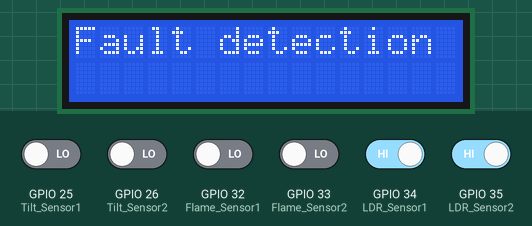
The sketch below on a simulated ESP32. Shown: 16×2 character LCD. The inputs (shaded band) are chosen by the test bench; at power-on: GPIO 34 (LDR_Sensor1), GPIO 35 (LDR_Sensor2) HIGH, GPIO 25 (Tilt_Sensor1), GPIO 26 (Tilt_Sensor2), GPIO 32 (Flame_Sensor1), GPIO 33 (Flame_Sensor2) LOW. WiFi joins after 1.5 s; servers stay silent unless stated; the modem accepts every AT command (registered, SIM ready, sends succeed) and sends nothing else; what the sketch prints to the serial monitor is not drawn.

Above: at 1.9 s.
At 5.0 s:
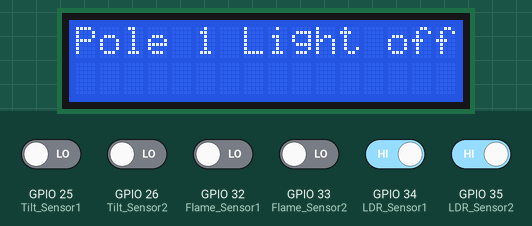
5.1 s: GPIO 35 (LDR_Sensor2) driven LOW
At 8.7 s:
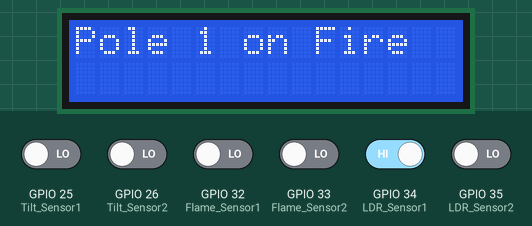
At 19.6 s:
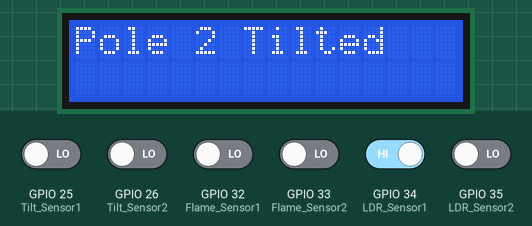
Timing chart, 0 to 19.9 s (numbered marks = the images above; inputs shaded):
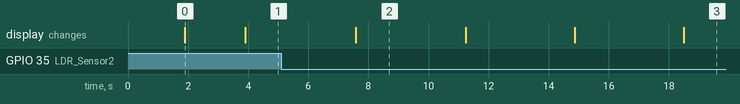

Measured:
- what the display in image 0 shows lasts 2.0 s, from 1.9 s to 3.9 s
- what the display in image 2 shows lasts 3.6 s, from 7.6 s to 11.2 s

The sketch:

Smart_pole.ino
```cpp
#define Flame_Sensor1 32
#define Flame_Sensor2 33

#define LDR_Sensor1 34
#define LDR_Sensor2 35

#define Tilt_Sensor1 25
#define Tilt_Sensor2 26

#include <BlynkSimpleEsp32.h>
#include <OneWire.h>
#include <LiquidCrystal_I2C.h>

#define BLYNK_TEMPLATE_ID "YOUR_BLYNK_TEMPLATE_ID"
#define BLYNK_TEMPLATE_NAME "YOUR_BLYNK_TEMPLATE_NAME"
#define BLYNK_AUTH_TOKEN "YOUR_BLYNK_TOKEN"


LiquidCrystal_I2C lcd(0x27, 16, 2);  // set the LCD address to 0x3F for a 16 chars and 2 line display


char ssid[] = "YOUR_WIFI_NAME";
char pass[] = "YOUR_WIFI_PASSWORD";

//sender phone number with country code.
//not gsm module phone number
const String PHONE = "YOUR_PHONE_NUMBER";

//GSM Module RX pin to ESP32 2
//GSM Module TX pin to ESP32 4
#define rxPin 16
#define txPin 17
HardwareSerial sim800(1);

String smsStatus, senderNumber, receivedDate, msg;
boolean isReply = false;


void setup() {
  Blynk.begin(BLYNK_AUTH_TOKEN, ssid, pass);
  lcd.begin();
  lcd.clear();
  lcd.backlight();  // Make sure backlight is on
  // initialize serial communication
  Serial.begin(9600);
  Serial.println("esp32 serial initialize");

  sim800.begin(9600, SERIAL_8N1, rxPin, txPin);
  Serial.println("SIM800C serial initialize");

  lcd.print("Fault detection");

  smsStatus = "";
  senderNumber = "";
  receivedDate = "";
  msg = "";


  sim800.println("AT+CMGF=1");  //SMS text mode
  delay(1000);
  sim800.println("AT+CMGD=1,4");  //delete all saved SMS
  delay(1000);


  // initialize the ESP32's pin as an input
  pinMode(Flame_Sensor1, INPUT);
  pinMode(Flame_Sensor2, INPUT);
  pinMode(LDR_Sensor1, INPUT);
  pinMode(LDR_Sensor2, INPUT);
  pinMode(Tilt_Sensor1, INPUT);
  pinMode(Tilt_Sensor2, INPUT);
}

void loop() {

  Blynk.run();


  // Light sensor
  int lightState1 = digitalRead(LDR_Sensor1);

  if (lightState1 == LOW) {
    Serial.println("It is on  LDR_Sensor1 ");
    Blynk.virtualWrite(V0, 0);
  }

  else {
    Serial.println("It is lights off LDR_Sensor1 ");
    Blynk.virtualWrite(V0, 1);
    // Display
    lcd.clear();          // Clear the LCD
    lcd.setCursor(0, 0);  // Set cursor to the first row
    lcd.print("Pole 1 Light off");
    delay(500);

    sendAlertSMS("Pole 1 Light off");
  }


  int lightState2 = digitalRead(LDR_Sensor2);

  if (lightState2 == LOW) {
    Serial.println("It is on LDR_Sensor2 ");
    Blynk.virtualWrite(V1, 0);
  } else {
    Serial.println("It is light LDR_Sensor2  ");
    Blynk.virtualWrite(V1, 1);
    // Display
    lcd.clear();          // Clear the LCD
    lcd.setCursor(0, 0);  // Set cursor to the first row
    lcd.print("Pole 2 Light off");
    delay(500);

    sendAlertSMS("Pole 2 Light off");
  }


  // Fire sensor
  int flame_state1 = digitalRead(Flame_Sensor1);
  int flame_state2 = digitalRead(Flame_Sensor2);
  if (flame_state1 == HIGH) {
    Serial.println("No flame dected => The fire is NOT detected");
    Blynk.virtualWrite(V2, 0);
  } else {
    Serial.println("Flame dected => The fire is detected Flame_Sensor1 ");
    Blynk.virtualWrite(V2, 1);

    // Display
    lcd.clear();          // Clear the LCD
    lcd.setCursor(0, 0);  // Set cursor to the first row
    lcd.print("Pole 1 on Fire");
    delay(500);

    sendAlertSMS("Pole 1 on Fire");
  }

  if (flame_state2 == HIGH) {
    Serial.println("No flame dected => The fire is NOT detected");
    Blynk.virtualWrite(V3, 0);
  } else {
    Serial.println("Flame dected => The fire is detected Flame_Sensor2 ");
    Blynk.virtualWrite(V3, 1);

    // Display
    lcd.clear();          // Clear the LCD
    lcd.setCursor(0, 0);  // Set cursor to the first row
    lcd.print("Pole 2 on Fire");
    delay(500);

    sendAlertSMS("Pole 2 on Fire");
  }


  int TiltState1 = digitalRead(Tilt_Sensor1);

  if (TiltState1 == HIGH) {
    Serial.println("It Tilt  Tilt_Sensor1  ");
    Blynk.virtualWrite(V4, 0);

  }

  else {
    Serial.println("It Tilt not  Tilt_Sensor1 ");
    Blynk.virtualWrite(V4, 1);
    lcd.clear();          // Clear the LCD
    lcd.setCursor(0, 0);  // Set cursor to the first row
    lcd.print("Pole 1 Tilted");
    delay(500);

    sendAlertSMS("Pole 1 Tilted");
  }


  int TiltState2 = digitalRead(Tilt_Sensor2);

  if (TiltState2 == HIGH) {
    Serial.println("It Tilt  Tilt_Sensor2 ");
    Blynk.virtualWrite(V5, 0);

  } else {
    Serial.println("It Tilt not  Tilt_Sensor2 ");
    Blynk.virtualWrite(V5, 1);
    lcd.clear();          // Clear the LCD
    lcd.setCursor(0, 0);  // Set cursor to the first row
    lcd.print("Pole 2 Tilted");
    delay(500);

    sendAlertSMS("Pole 2 Tilted");
  }

  delay(200);
}


void sendAlertSMS(String alertMsg) {
    sim800.print("AT+CMGF=1\r");
    delay(1000);
    sim800.print("AT+CMGS=\"" + PHONE + "\"\r");
    delay(1000);
    String alertMessage = String(alertMsg) +" \n";
    alertMessage += "Location: http://maps.google.com/maps?q=loc:" + String(12.96747682842095, 6) + "," + String(77.71336, 6);

    sim800.print(alertMessage);
    delay(100);
    sim800.write(0x1A);
    delay(1000);

    Serial.println("Alert SMS Sent Successfully.");
  }
```
